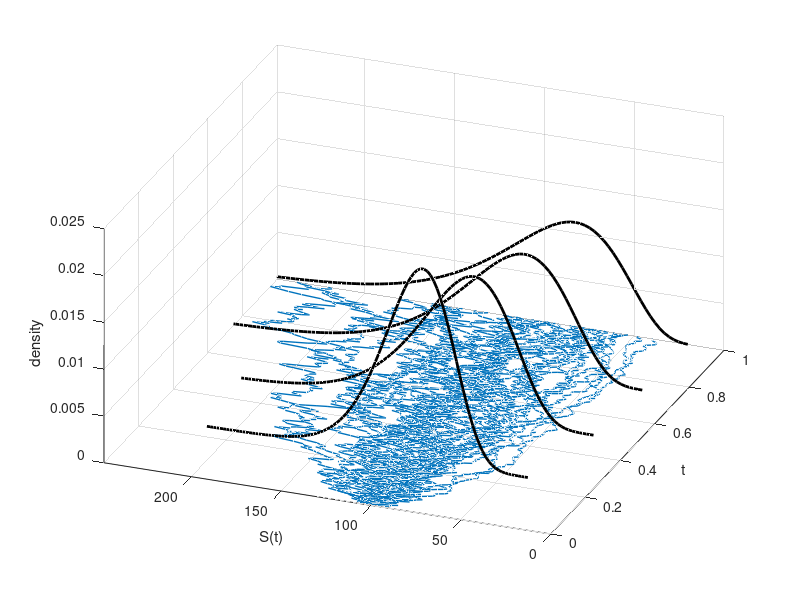
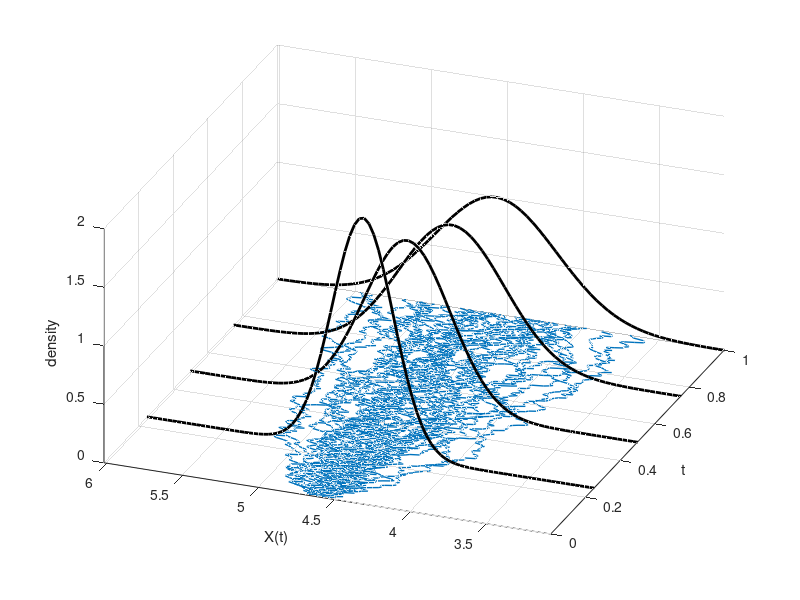

Reproduce these figures in MATLAB, in order.
function GBM_ABM_paths
clc;close all;

% Initial model settings

S0        = 100;
NoOfPaths = 40;
NoOfSteps = 200;
r         = 0.05;
sigma     = 0.4;
T         = 1;
dt        = T/NoOfSteps;

S=zeros(NoOfPaths,NoOfSteps);
X=zeros(NoOfPaths,NoOfSteps);
S(:,1) = S0;
X(:,1) = log(S0);
randn('seed',4) 
Z=randn([NoOfPaths,NoOfSteps]);

for i=1:NoOfSteps
    Z(:,i)   = (Z(:,i) - mean(Z(:,i))) / std(Z(:,i));
    X(:,i+1) = X(:,i) + (r- 0.5*sigma^2)*dt+  sigma* sqrt(dt).*Z(:,i);
    S(:,i+1) = exp(X(:,i+1));
end
t= 0:dt:T;

%% First figure, for S(t)

figure1 = figure;
axes1 = axes('Parent',figure1);
hold(axes1,'on');

%density plot for S(t)

plot(t,S,'linewidth',1,'color',[0 0.45 0.74])
y=@(x,T)lognpdf(x,log(S0)+(r-0.5*sigma^2)*T,sigma*sqrt(T));
T=linspace(0,T,5);

for i=1:length(T)
    ind=find(t>=T(i),1,'first');
    x_arg=linspace(min(S(:,ind))-20,max(S(:,ind))+40,100);
plot3(T(i)*ones(length(x_arg),1),x_arg,y(x_arg,T(i)),'k','linewidth',2)
end
axis([0,T(end),0,max(max(S))])
grid on;
xlabel('t')
ylabel('S(t)')
zlabel('density')
view(axes1,[-68.8 40.08]);

%% First figure, for X(t)

figure2 = figure;
axes2 = axes('Parent',figure2);
hold(axes2,'on');

plot(t,X,'linewidth',1,'color',[0 0.45 0.74])
hold on;
y=@(x,T)normpdf(x,log(S0)+(r-0.5*sigma^2)*T,sigma*sqrt(T));
for i=1:length(T)
    ind=find(t>=T(i),1,'first');
    x_arg=linspace(min(X(:,ind))-1,max(X(:,ind))+1);
plot3(T(i)*ones(length(x_arg),1),x_arg,y(x_arg,T(i)),'k','linewidth',2)
end
axis([0,T(end),min(min(X))-0.5,max(max(X))+0.5])
grid on;
xlabel('t')
ylabel('X(t)')
zlabel('density')
view(axes2,[-68.8 40.08]);
